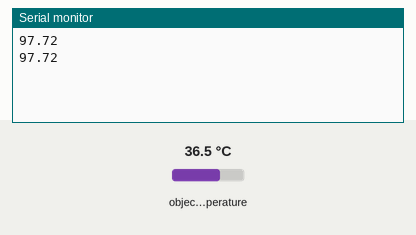
Recording of a sketch running on a simulated Arduino Uno, built with avr-gcc and run on an emulated ATmega328P. On the bench: the last lines printed to the serial monitor. The test bench sets the inputs (shaded band); at power-on: object temperature 36.5 °C.

Above: at 1.8 s.
1.9 s: object temperature set to 20 °C
At 2.5 s:
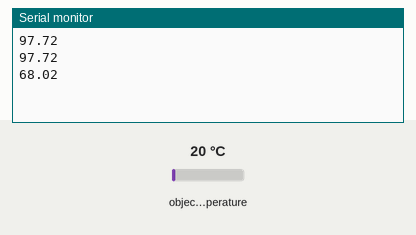
3.4 s: object temperature set to 26 °C
At 4.8 s:
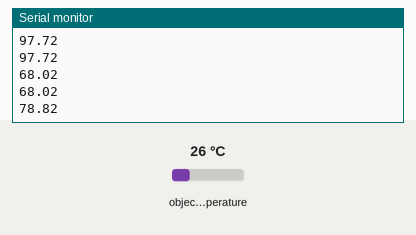
Timing chart, 0 to 6.4 s (numbered marks = the images above; inputs shaded):
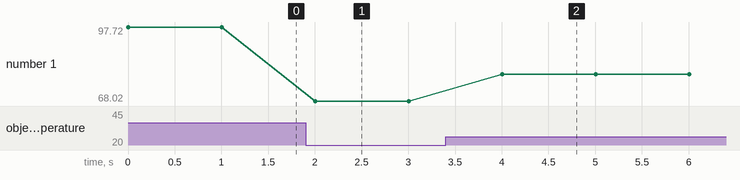

Measured:
- after the input at 1.9 s, the serial monitor: prints a new line after 0.10 s (image 1)
- after the input at 3.4 s, the serial monitor: prints a new line after 0.61 s (image 2)
- plotted number 1: 97.72 → 68.02 after the input at 1.9 s, 68.02 → 78.82 after the input at 3.4 s

The sketch:

temperature.ino
```cpp
#include <Wire.h>
#include <Adafruit_MLX90614.h>
#include <Adafruit_GFX.h>
#include <Adafruit_SSD1306.h>
#include <Adafruit_Sensor.h>

Adafruit_MLX90614 mlx = Adafruit_MLX90614();

void setup() {
  Serial.begin(9600);
  while (!Serial);


  if (!mlx.begin()) {
    Serial.println("Error connecting to MLX sensor. Check wiring.");
    while (1);
  };


}
void loop() {


  float temperature = mlx.readObjectTempF();
  Serial.println(temperature);
  delay(1000);
}
```
